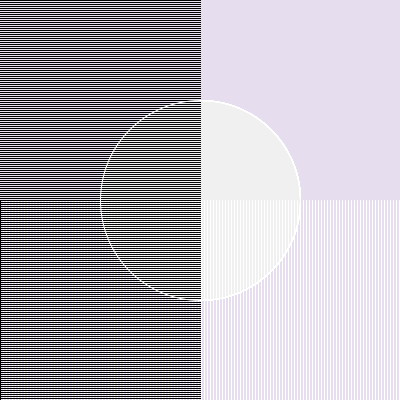
Frame 1 (no input)
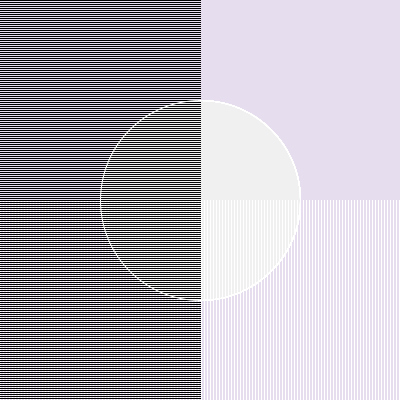
Frame 60 (the mouse pressed at the canvas centre just before this capture)
Frame 120 (the mouse held since frame 60 and released just before this capture): identical to frame 60, image omitted

The Processing sketch that drew these frames (run headless with seeded random() and noise(); from frame 60 on, the mouse is pressed at the canvas centre):

// Processing sketch: imagen_3
// ── imagen_3.pde
void setup(){
  size(400,400);
  background(230,221,238);
  }
  void draw(){
  for(int j=0; j<400 ; j=j+3){
    line(j,200,j,400);
    stroke(0);
    for(int i=0 ; i<400 ; i =i+2)
    line(0,i,200,i);
   stroke(255);
    fill(255,8);
   ellipse(200,200,200,200);
    }}
